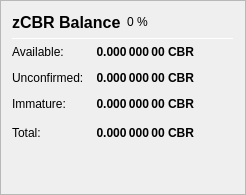
                   <widget class="QFrame" name="frame_ZerocoinBalances">
                    <property name="frameShape">
                     <enum>QFrame::StyledPanel</enum>
                    </property>
                    <property name="frameShadow">
                     <enum>QFrame::Raised</enum>
                    </property>
                    <layout class="QVBoxLayout" name="verticalLayout_7">
                     <item>
                      <layout class="QHBoxLayout" name="horizontalLayout_8" stretch="0,0,0">
                       <item>
                        <widget class="QLabel" name="label_5z_3">
                         <property name="minimumSize">
                          <size>
                           <width>0</width>
                           <height>20</height>
                          </size>
                         </property>
                         <property name="font">
                          <font>
                           <pointsize>12</pointsize>
                           <weight>75</weight>
                           <bold>true</bold>
                          </font>
                         </property>
                         <property name="text">
                          <string>zCBR Balance</string>
                         </property>
                        </widget>
                       </item>
                       <item>
                        <widget class="QLabel" name="labelzCBRPercent">
                         <property name="text">
                          <string notr="true">0 %</string>
                         </property>
                        </widget>
                       </item>
                       <item>
                        <spacer name="horizontalSpacer_11">
                         <property name="orientation">
                          <enum>Qt::Horizontal</enum>
                         </property>
                         <property name="sizeHint" stdset="0">
                          <size>
                           <width>40</width>
                           <height>20</height>
                          </size>
                         </property>
                        </spacer>
                       </item>
                      </layout>
                     </item>
                     <item>
                      <widget class="Line" name="line_ZerocoinBalance">
                       <property name="minimumSize">
                        <size>
                         <width>0</width>
                         <height>1</height>
                        </size>
                       </property>
                       <property name="maximumSize">
                        <size>
                         <width>16777215</width>
                         <height>1</height>
                        </size>
                       </property>
                       <property name="orientation">
                        <enum>Qt::Horizontal</enum>
                       </property>
                      </widget>
                     </item>
                     <item>
                      <layout class="QGridLayout" name="gridLayout_5">
                       <property name="spacing">
                        <number>12</number>
                       </property>
                       <item row="1" column="0">
                        <widget class="QLabel" name="labelzBalanceMatureText">
                         <property name="toolTip">
                          <string>Mature: more than 20 confirmation and more than 1 mint of the same denomination after it was minted.
These zCBR are spendable.</string>
                         </property>
                         <property name="text">
                          <string>Available:</string>
                         </property>
                        </widget>
                       </item>
                       <item row="1" column="1">
                        <widget class="QLabel" name="labelzBalanceMature">
                         <property name="font">
                          <font>
                           <weight>75</weight>
                           <bold>true</bold>
                          </font>
                         </property>
                         <property name="toolTip">
                          <string>Mature: more than 20 confirmation and more than 1 mint of the same denomination after it was minted.
These zCBR are spendable.</string>
                         </property>
                         <property name="text">
                          <string notr="true">0.000 000 00 CBR</string>
                         </property>
                         <property name="alignment">
                          <set>Qt::AlignRight|Qt::AlignTrailing|Qt::AlignVCenter</set>
                         </property>
                        </widget>
                       </item>
                       <item row="2" column="0">
                        <widget class="QLabel" name="labelzBalanceUnconfirmedText">
                         <property name="toolTip">
                          <string>Unconfirmed: less than 20 confirmations
Immature: confirmed, but less than 1 mint of the same denomination after it was minted</string>
                         </property>
                         <property name="text">
                          <string>Unconfirmed:</string>
                         </property>
                        </widget>
                       </item>
                       <item row="2" column="1">
                        <widget class="QLabel" name="labelzBalanceUnconfirmed">
                         <property name="font">
                          <font>
                           <weight>75</weight>
                           <bold>true</bold>
                          </font>
                         </property>
                         <property name="toolTip">
                          <string>Unconfirmed: less than 20 confirmations
Immature: confirmed, but less than 1 mint of the same denomination after it was minted</string>
                         </property>
                         <property name="text">
                          <string notr="true">0.000 000 00 CBR</string>
                         </property>
                         <property name="alignment">
                          <set>Qt::AlignRight|Qt::AlignTrailing|Qt::AlignVCenter</set>
                         </property>
                        </widget>
                       </item>
                       <item row="3" column="0">
                        <widget class="QLabel" name="labelzBalanceImmatureText">
                         <property name="toolTip">
                          <string>Unconfirmed: less than 20 confirmations
Immature: confirmed, but less than 1 mint of the same denomination after it was minted</string>
                         </property>
                         <property name="text">
                          <string>Immature:</string>
                         </property>
                        </widget>
                       </item>
                       <item row="3" column="1">
                        <widget class="QLabel" name="labelzBalanceImmature">
                         <property name="font">
                          <font>
                           <weight>75</weight>
                           <bold>true</bold>
                          </font>
                         </property>
                         <property name="toolTip">
                          <string>Unconfirmed: less than 20 confirmations
Immature: confirmed, but less than 1 mint of the same denomination after it was minted</string>
                         </property>
                         <property name="text">
                          <string notr="true">0.000 000 00 CBR</string>
                         </property>
                         <property name="alignment">
                          <set>Qt::AlignRight|Qt::AlignTrailing|Qt::AlignVCenter</set>
                         </property>
                        </widget>
                       </item>
                       <item row="4" column="0">
                        <widget class="QLabel" name="labelzBalanceText">
                         <property name="toolTip">
                          <string>Your current zCBR balance, unconfirmed and immature zCBR included.</string>
                         </property>
                         <property name="text">
                          <string>Total:</string>
                         </property>
                        </widget>
                       </item>
                       <item row="4" column="1">
                        <widget class="QLabel" name="labelzBalance">
                         <property name="font">
                          <font>
                           <weight>75</weight>
                           <bold>true</bold>
                          </font>
                         </property>
                         <property name="cursor">
                          <cursorShape>IBeamCursor</cursorShape>
                         </property>
                         <property name="toolTip">
                          <string>Your current zCBR balance, unconfirmed and immature zCBR included.</string>
                         </property>
                         <property name="text">
                          <string notr="true">0.000 000 00 CBR</string>
                         </property>
                         <property name="alignment">
                          <set>Qt::AlignRight|Qt::AlignTrailing|Qt::AlignVCenter</set>
                         </property>
                         <property name="textInteractionFlags">
                          <set>Qt::LinksAccessibleByMouse|Qt::TextSelectableByKeyboard|Qt::TextSelectableByMouse</set>
                         </property>
                        </widget>
                       </item>
                       <item row="4" column="2">
                        <spacer name="horizontalSpacer_4">
                         <property name="orientation">
                          <enum>Qt::Horizontal</enum>
                         </property>
                         <property name="sizeHint" stdset="0">
                          <size>
                           <width>40</width>
                           <height>20</height>
                          </size>
                         </property>
                        </spacer>
                       </item>
                      </layout>
                     </item>
                     <item>
                      <spacer name="verticalSpacer_4">
                       <property name="orientation">
                        <enum>Qt::Vertical</enum>
                       </property>
                       <property name="sizeHint" stdset="0">
                        <size>
                         <width>20</width>
                         <height>40</height>
                        </size>
                       </property>
                      </spacer>
                     </item>
                    </layout>
                   </widget>
